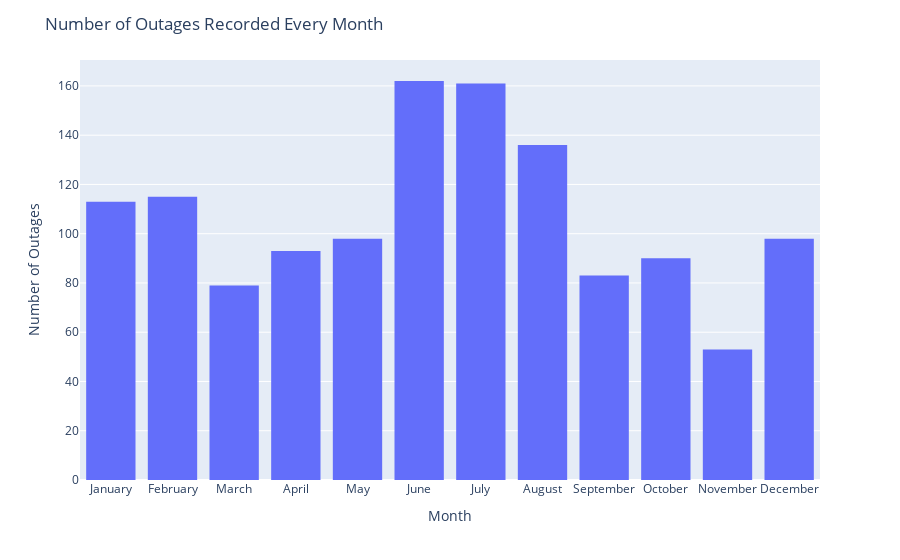

Write notebook code for a chart like this one.
### Code cell
fig = outages.sort_values('MONTH').plot(kind='hist', x='MONTH_NAMES')
fig.update_layout(
    title='Number of Outages Recorded Every Month',
    xaxis_title='Month',
    yaxis_title='Number of Outages'
)

### Figure 1 — Plotly figure (JSON) as saved in the notebook; plotly's stock layout.template omitted (floating-point values rounded to 4 significant figures; data arrays with more than 128 entries replaced by an {"elided": "..."} marker saying what was removed)
{"data": [{"alignmentgroup": "True", "bingroup": "x", "hovertemplate": "MONTH_NAMES=%{x}<br>count=%{y}<extra></extra>", "legendgroup": "", "marker": {"color": "#636efa", "pattern": {"shape": ""}}, "name": "", "offsetgroup": "", "orientation": "v", "showlegend": false, "type": "histogram", "x": {"elided": "1281 str values"}, "xaxis": "x", "yaxis": "y"}], "layout": {"barmode": "relative", "legend": {"tracegroupgap": 0}, "margin": {"t": 60}, "title": {"text": "Number of Outages Recorded Every Month"}, "xaxis": {"anchor": "y", "domain": [0, 1], "title": {"text": "Month"}}, "yaxis": {"anchor": "x", "domain": [0, 1], "title": {"text": "Number of Outages"}}}}
